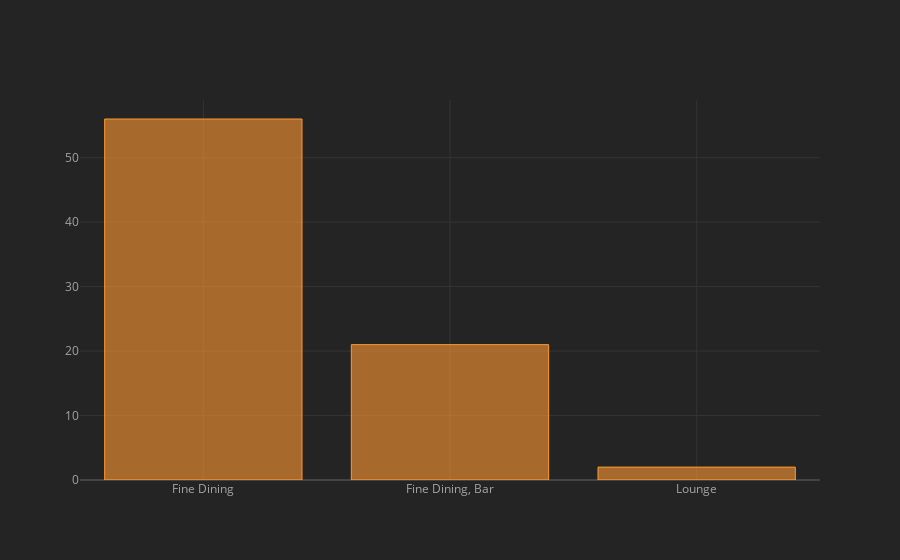

Notebook cell for this chart:
### Markdown cell above
Majority of Expensive Restaurants are located in Residency Road

### Code cell
df[df.cost>3000].rest_type.value_counts().iplot(kind="bar")

### Figure 1 — Plotly figure (JSON) as saved in the notebook; plotly's stock layout.template omitted (floating-point values rounded to 4 significant figures)
{"data": [{"marker": {"color": "rgba(255, 153, 51, 0.6)", "line": {"color": "rgba(255, 153, 51, 1.0)", "width": 1}}, "name": "count", "orientation": "v", "text": "", "type": "bar", "x": ["Fine Dining", "Fine Dining, Bar", "Lounge"], "y": [56, 21, 2]}], "layout": {"legend": {"bgcolor": "#242424", "font": {"color": "#F4F4F4"}}, "paper_bgcolor": "#242424", "plot_bgcolor": "#242424", "title": {"font": {"color": "#F4F4F4"}}, "xaxis": {"gridcolor": "#343434", "showgrid": true, "tickfont": {"color": "#A4A4A4"}, "title": {"font": {"color": "#A4A4A4"}, "text": ""}, "zerolinecolor": "#444444"}, "yaxis": {"gridcolor": "#343434", "showgrid": true, "tickfont": {"color": "#A4A4A4"}, "title": {"font": {"color": "#A4A4A4"}, "text": ""}, "zerolinecolor": "#444444"}}}
